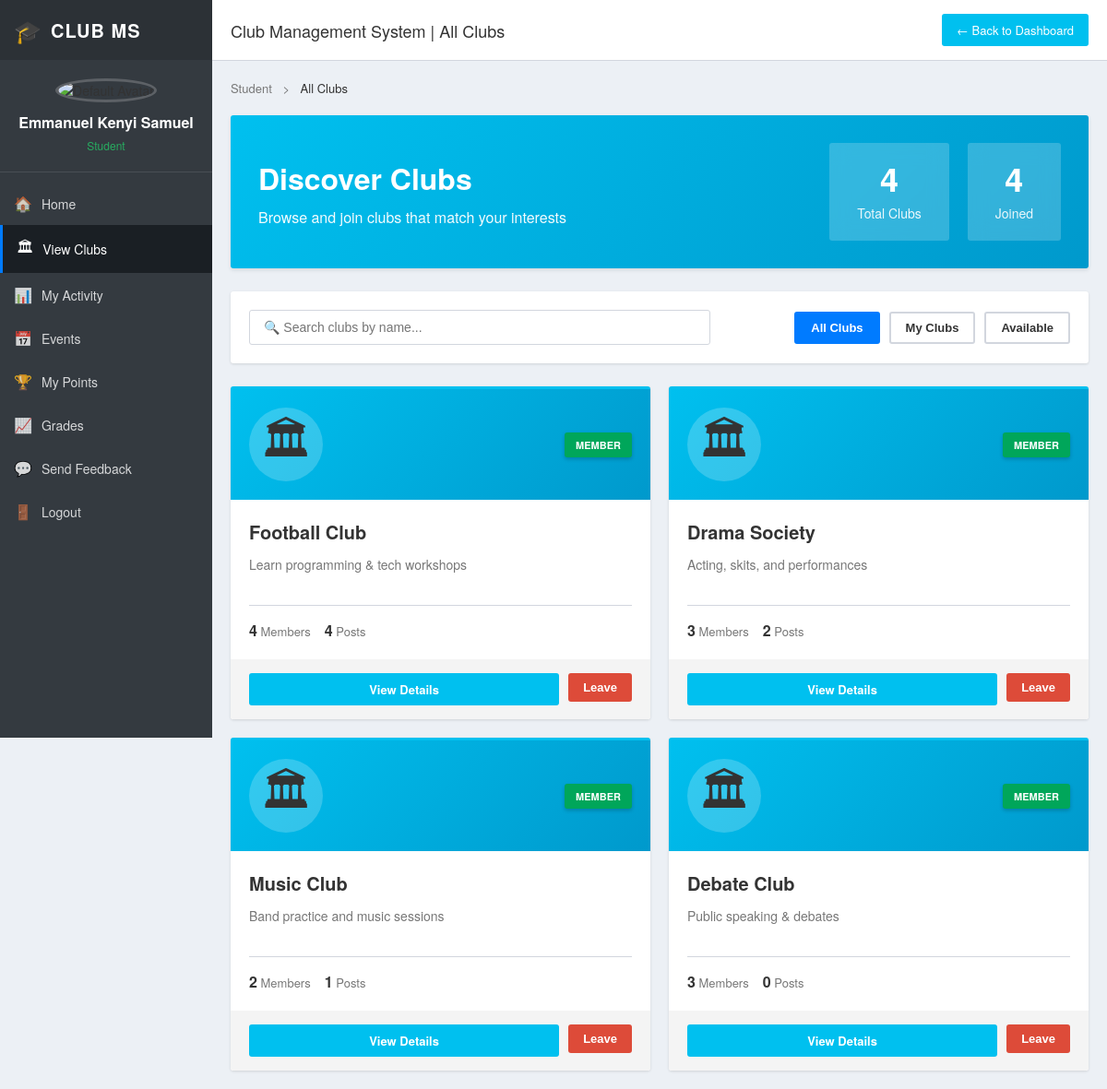
/clubs/clubs/ (signed in), run on the app's committed database.
### users/models.py (models this page shows, shortened)
class Profile(models.Model):
    ROLE_CHOICES = [
        ("student", "Student"),
        ("lecturer", "Lecturer"),
        ("admin", "Admin"),
    ]
    user = models.OneToOneField(User, on_delete=models.CASCADE)
    role = models.CharField(max_length=20, choices=ROLE_CHOICES)
    name = models.CharField(max_length=100)

### clubs/models.py (models this page shows, shortened)
class Club(models.Model):
    name = models.CharField(max_length=100)
    description = models.TextField()
    meeting_time = models.CharField(max_length=100)
    logo = models.ImageField(upload_to="club_logos/", blank=True, null=True)
    members = models.ManyToManyField(
        settings.AUTH_USER_MODEL,
        related_name="clubs",
        blank=True
    )
    created_by = models.ForeignKey(
        settings.AUTH_USER_MODEL,
        on_delete=models.CASCADE,
        related_name="created_clubs",
        null=True,
        blank=True
    )

### clubs/views.py (the view)
# urls.py: path('clubs/', views.club_list, name='club_list'),
@login_required
def club_list(request):
    clubs = Club.objects.all()
    user_clubs_count = request.user.clubs.count() if hasattr(request.user, 'clubs') else 0
    context = {
        'clubs': clubs,
        'user_clubs_count': user_clubs_count,
    }
    return render(request, "clubs/club_list.html", context)

### clubs/templates/clubs/club_list.html (shortened to what this page needs)
{% load static %}
<!DOCTYPE html>
<html lang="en">
<head>
    {% if user.profile.role == 'student' %}
        <link rel="stylesheet" href="{% static 'css/student_dashboard.css' %}?v=3">
    {% else %}
        <link rel="stylesheet" href="{% static 'css/lecturer_dashboard.css' %}?v=1">
    {% endif %}
    <link rel="stylesheet" href="{% static 'css/club_list.css' %}">
</head>
<body>
<div class="dashboard-wrapper">
    <aside class="sidebar">
        <div class="sidebar-header">
            <div class="logo-section">
                <span class="logo-icon">🎓</span>
                <span class="logo-text">CLUB MS</span>
            </div>
        </div>
        <div class="user-profile">
            {% if user.profile.avatar %}
                <img src="{{ user.profile.avatar.url }}" alt="{{ user.profile.name }}" class="sidebar-avatar">
            {% else %}
                <img src="{% static 'images/default-avatar.png' %}" alt="Default Avatar" class="sidebar-avatar">
            {% endif %}
            <h3>{{ user.profile.name }}</h3>
            <p class="sidebar-role"
               {% if user.profile.role == 'admin' %}
                   style="color: #e74c3c;"
               {% elif user.profile.role == 'lecturer' %}
                   style="color: #2980b9;"
               {% elif user.profile.role == 'student' %}
                   style="color: #27ae60;"
               {% else %}
                   style="color: #7f8c8d;"
               {% endif %}>
                {{ user.profile.role|title }}
            </p>
        </div>
        <nav class="sidebar-nav">
            <ul>
                {% if user.profile.role == 'student' %}
                    <li><a href="{% url 'student_dashboard' %}"><span class="nav-icon">🏠</span> Home</a></li>
                    <li><a href="{% url 'club_list' %}" class="active"><span class="nav-icon">🏛</span> View Clubs</a></li>
                    <li><a href="{% url 'my_activity' %}"><span class="nav-icon">📊</span> My Activity</a></li>
                    <li><a href="{% url 'events_list' %}"><span class="nav-icon">📅</span> Events</a></li>
                    <li><a href="{% url 'student_points' %}"><span class="nav-icon">🏆</span> My Points</a></li>
                    <li><a href="{% url 'grade_panel' %}"><span class="nav-icon">📈</span> Grades</a></li>
                    <li><a href="{% url 'send_feedback' %}"><span class="nav-icon">💬</span> Send Feedback</a></li>
                {% endif %}
                <li>
                    <form id="logout-form" action="{% url 'logout' %}" method="post" style="display:inline;">
                        <button type="submit" class="sidebar-link-btn">
                            <span class="nav-icon">🚪</span> Logout
                        </button>
                    </form>
                </li>
            </ul>
        </nav>
    </aside>
    <main class="dashboard-main">
        <header class="top-header">
            <div class="header-left">
                <h1 class="page-title">Club Management System | All Clubs</h1>
            </div>
            <div class="header-right">
                {% if user.profile.role == 'student' %}
                    <a href="{% url 'student_dashboard' %}" class="btn-back">← Back to Dashboard</a>
                {% elif user.profile.role == 'lecturer' %}
                    <a href="{% url 'lecturer_dashboard' %}" class="btn-back">← Back to Dashboard</a>
                {% elif user.profile.role == 'admin' %}
                    <a href="{% url 'admin_dashboard' %}" class="btn-back">← Back to Dashboard</a>
                {% endif %}
            </div>
        </header>
        <div class="dashboard-content">
            <div class="breadcrumb">
                {% if user.profile.role == 'student' %}
                    <a href="{% url 'student_dashboard' %}">Student</a>
                {% elif user.profile.role == 'lecturer' %}
                    <a href="{% url 'lecturer_dashboard' %}">Lecturer</a>
                {% elif user.profile.role == 'admin' %}
                    <a href="{% url 'admin_dashboard' %}">Admin</a>
                {% endif %}
                <span class="separator">></span>
                <span class="current">All Clubs</span>
            </div>
            <div class="page-header">
                <div class="header-content">
                    <h1>
                        {% if user.profile.role == 'student' %}
                            Discover Clubs
                        {% elif user.profile.role == 'admin' %}
                            Manage Clubs
                        {% else %}
                            All Clubs
                        {% endif %}
                    </h1>
                    <p>
                        {% if user.profile.role == 'student' %}
                            Browse and join clubs that match your interests
                        {% elif user.profile.role == 'admin' %}
                            Oversee and manage all student clubs
                        {% else %}
                            View and monitor all student clubs
                        {% endif %}
                    </p>
                </div>
                <div class="header-stats">
                    <div class="stat-badge">
                        <span class="stat-number">{{ clubs.count }}</span>
                        <span class="stat-label">Total Clubs</span>
                    </div>
                    {% if user.profile.role == 'student' %}
                        <div class="stat-badge">
                            <span class="stat-number">{{ user_clubs_count|default:0 }}</span>
                            <span class="stat-label">Joined</span>
                        </div>
                    {% endif %}
                </div>
            </div>
            <section class="filter-section">
                <div class="search-box">
                    <input type="text" id="searchInput" placeholder="🔍 Search clubs by name..." onkeyup="filterClubs()">
                </div>
                {% if user.profile.role == 'student' %}
                    <div class="filter-actions">
                        <button class="filter-btn active" onclick="filterByStatus('all')">All Clubs</button>
                        <button class="filter-btn" onclick="filterByStatus('joined')">My Clubs</button>
                        <button class="filter-btn" onclick="filterByStatus('available')">Available</button>
                    </div>
                {% endif %}
            </section>
            <section class="clubs-grid">
                {% for club in clubs %}
                    <div class="club-card" data-status="{% if user in club.members.all %}joined{% else %}available{% endif %}">
                        <div class="club-card-header">
                            <div class="club-icon">🏛</div>
                            {% if user.profile.role == 'student' and user in club.members.all %}
                                <span class="member-badge">Member</span>
                            {% endif %}
                        </div>
                        <div class="club-card-body">
                            <h3 class="club-name">{{ club.name }}</h3>
                            <p class="club-description">{{ club.description|truncatewords:20 }}</p>
                            <div class="club-stats-row">
                                <span class="stat-item"><strong>{{ club.members.count }}</strong> Members</span>
                                <span class="stat-item"><strong>{{ club.posts.count }}</strong> Posts</span>
                            </div>
                        </div>
                        <div class="club-card-footer">
                            <a href="{% url 'club_detail' club.id %}" class="btn btn-view">View Details</a>
                            {% if user.profile.role == 'student' %}
                                <form method="post" action="{% url 'toggle_membership' club.id %}?next=club_list" style="display:inline;">
                                    {% if user in club.members.all %}
                                        <button type="submit" class="btn btn-leave">Leave</button>
                                    {% else %}
                                        <button type="submit" class="btn btn-join">Join</button>
                                    {% endif %}
                                </form>
                            {% elif user.profile.role == 'admin' %}
                                <a href="{% url 'manage_clubs' %}" class="btn" style="background:#e74c3c;color:white;">Manage</a>
                            {% endif %}
                        </div>
                    </div>
                {% empty %}
                    <div class="empty-state">
                        <div class="empty-icon">🏛</div>
                        <h2>No Clubs Available</h2>
                        <p>There are currently no clubs to display.</p>
                    </div>
                {% endfor %}
            </section>
        </div>
    </main>
</div>
</body>
</html>

### data on the page
Club: shows "MEMBER", name "Football Club", description "Learn programming & tech workshops", members.count "4", posts.count "4", shows "Leave"
Club: shows "MEMBER", name "Drama Society", description "Acting, skits, and performances", members.count "3", posts.count "2", shows "Leave"
Club: shows "MEMBER", name "Music Club", description "Band practice and music sessions", members.count "2", posts.count "1", shows "Leave"
Club: shows "MEMBER", name "Debate Club", description "Public speaking & debates", members.count "3", posts.count "0", shows "Leave"

### other printed values
{{ user.profile.name }} "Emmanuel Kenyi Samuel"
{{ user.profile.role|title }} "Student"
{{ clubs.count }} "4"
{{ user_clubs_count|default:0 }} "4"
